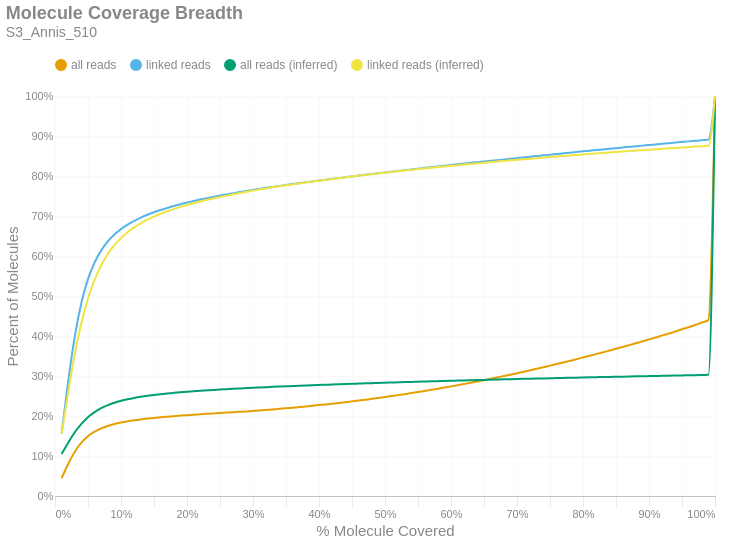

Write notebook code for a chart like this one.
### Markdown cell above
### Molecule Read Coverage
This chart shows molecule coverage breadth as computed by the number of bases aligned to that molecule. In other words, "*how much of each unique long molecule is actually sequenced/aligned?*" Keep in mind there is a distinction between sequences and alignments, since some sequences belonging to a particular molecule may not align well and wouldn't appear in the alignment data. This chart also shows molecule coverage breadth as computed by the *inferred fragment* from which the aligned sequences originate. Unlike read coverage, this calculation takes into account the total insert size, including unsequenced gaps between the forward and reverse reads. Like the previous figures, these are cumulative percents.

### Code cell
if SKIPLR:
    print_html(f"Skipped")
else:
    binned_df = consolidated_hist(valids['coverage_bp'], mask, 0.01, True)
    binned_df_inf = consolidated_hist(valids['coverage_inserts'], mask, 0.01, True)
    binned_df = binned_df.with_columns(pl.lit(binned_df_inf['all reads (cumsum)']).alias('all reads (inferred)'))
    binned_df = binned_df.with_columns(pl.lit(binned_df_inf['linked reads (cumsum)']).alias('linked reads (inferred)'))
    binned_df = binned_df.with_columns(
        (pl.col('bin').cast(pl.Float64) + 0.01).alias('right_edge')
    )

    with SafeRender(binned_df):
        (
            density_plot(binned_df, 'Molecule Coverage Breadth', samplename, 'molcov', ['all reads (inferred)','linked reads (inferred)'])
            .encode(
                #x=alt.X('bin:Q', title="% Molecule Covered").axis(format = '%').scale(padding=0),
                x=alt.X('right_edge:Q', title="% Molecule Covered").axis(format='%').scale(padding=0),
                y=alt.Y('value:Q', title='Percent of Molecules')
                    .axis(format='%')
                    .stack(False)
                    .scale(domainMin=0, padding=0),
                color=alt.Color("key:N").scale(domain = ["all reads", "linked reads", "all reads (inferred)", "linked reads (inferred)"]),
                tooltip = [
                    alt.Tooltip("key:N", title = "Data Type"),
                    alt.Tooltip("range_label:N", title="% Molecule Covered"),
                    alt.Tooltip("value:Q", format = ".2%", title="% Molecules")
                ]
            )
        ).display()

### Figure 1 — Vega-Lite specification as saved in the notebook (floating-point values rounded to 4 significant figures)
{"width": "container", "height": 400, "config": {"title": {"anchor": "start", "dy": -15, "fontSize": 18, "color": "#888888", "subtitleColor": "#888888", "subtitleFontSize": 14}, "arc": {"fill": "#0072B2"}, "axis": {"domainColor": "#888888", "domainWidth": 0.5, "gridWidth": 0.2, "grid": false, "titleFontWeight": 400, "titleFontSize": 15, "labelFontSize": 11, "labelColor": "#888888", "tickColor": "#888888", "tickWidth": 0.2, "titleColor": "#888888"}, "axisBand": {"grid": false}, "axisX": {"grid": true, "tickSize": 10, "domainCap": "round"}, "axisY": {"domain": false, "grid": true, "tickSize": 0, "domainCap": "round"}, "background": "transparent", "header": {"labelFontSize": 15, "labelColor": "#888888", "titleFontSize": 15, "titleFontWeight": 600, "titleColor": "#888888"}, "legend": {"labelFont": "sans-serif", "labelFontSize": 12, "labelColor": "#888888", "symbolSize": 100, "symbolType": "circle", "titleFontSize": 12, "titlePadding": 10, "titleColor": "#888888", "title": null, "orient": "top"}, "range": {"category": ["#E69F00", "#56B4E9", "#009E73", "#F0E442", "#0072B2", "#D55E00", "#CC79A7", "#000000"], "diverging": ["#cfe8f3", "#a2d4ec", "#73bfe2", "#46abdb", "#1696d2", "#12719e"]}, "area": {"fill": "#0072B2", "fillOpacity": 0.7, "line": true, "strokeOpacity": 0.7}, "line": {"color": "#0072B2", "stroke": "#0072B2", "strokeWidth": 2}, "trail": {"color": "#0072B2", "stroke": "#0072B2", "strokeWidth": 0, "size": 1}, "point": {"filled": true, "fillOpacity": 1.0, "size": 95}, "text": {"color": "#888888", "fontSize": 11, "align": "right", "fontWeight": 400, "size": 11}, "bar": {"fill": "#0072B2", "stroke": null}, "view": {"stroke": null, "continuousWidth": 660, "continuousHeight": 400}}, "data": {"name": "data-e0d548af76f92c3ad452fcf62bc303b1"}, "mark": {"type": "line", "interpolate": "monotone", "point": {"opacity": 0, "size": 275}}, "encoding": {"color": {"field": "key", "scale": {"domain": ["all reads", "linked reads", "all reads (inferred)", "linked reads (inferred)"]}, "type": "nominal"}, "tooltip": [{"field": "key", "title": "Data Type", "type": "nominal"}, {"field": "range_label", "title": "% Molecule Covered", "type": "nominal"}, {"field": "value", "format": ".2%", "title": "% Molecules", "type": "quantitative"}], "x": {"axis": {"format": "%"}, "field": "right_edge", "scale": {"padding": 0}, "title": "% Molecule Covered", "type": "quantitative"}, "y": {"axis": {"format": "%"}, "field": "value", "scale": {"domainMin": 0, "padding": 0}, "stack": false, "title": "Percent of Molecules", "type": "quantitative"}}, "params": [{"name": "param_c36ac31b6afebe62", "select": {"type": "point", "fields": ["key"]}, "bind": "legend"}], "title": {"text": "Molecule Coverage Breadth", "subtitle": "S3_Annis_510"}, "transform": [{"fold": ["all reads (cumsum)", "linked reads (cumsum)", "all reads (inferred)", "linked reads (inferred)"]}, {"calculate": "replace(datum.key, ' (cumsum)', '')", "as": "key"}, {"filter": {"param": "param_c36ac31b6afebe62"}}], "usermeta": {"embedOptions": {"downloadFileName": "S3_Annis_510.molcov"}}, "$schema": "https://vega.github.io/schema/vega-lite/v6.1.0.json", "datasets": {"data-e0d548af76f92c3ad452fcf62bc303b1": [{"bin": "0.0", "interval": "0.0-0.01", "all reads": 0.04438, "linked reads": 0.1569, "all reads (cumsum)": 0.04438, "linked reads (cumsum)": 0.1569, "range_label": "0.0-0.01", "all reads (inferred)": 0.1048, "linked reads (inferred)": 0.1552, "right_edge": 0.01}, {"bin": "0.01", "interval": "0.01-0.02", "all reads": 0.03553, "linked reads": 0.1302, "all reads (cumsum)": 0.07991, "linked reads (cumsum)": 0.2871, "range_label": "0.01-0.02", "all reads (inferred)": 0.1333, "linked reads (inferred)": 0.2595, "right_edge": 0.02}, {"bin": "0.02", "interval": "0.02-0.03", "all reads": 0.03048, "linked reads": 0.112, "all reads (cumsum)": 0.1104, "linked reads (cumsum)": 0.3991, "range_label": "0.02-0.03", "all reads (inferred)": 0.1594, "linked reads (inferred)": 0.3556, "right_edge": 0.03}, {"bin": "0.03", "interval": "0.03-0.04", "all reads": 0.02282, "linked reads": 0.08382, "all reads (cumsum)": 0.1332, "linked reads (cumsum)": 0.4829, "range_label": "0.03-0.04", "all reads (inferred)": 0.1804, "linked reads (inferred)": 0.4331, "right_edge": 0.04}, {"bin": "0.04", "interval": "0.04-0.05", "all reads": 0.01611, "linked reads": 0.05916, "all reads (cumsum)": 0.1493, "linked reads (cumsum)": 0.5421, "range_label": "0.04-0.05", "all reads (inferred)": 0.1969, "linked reads (inferred)": 0.4939, "right_edge": 0.05}, {"bin": "0.05", "interval": "0.05-0.06", "all reads": 0.01134, "linked reads": 0.04159, "all reads (cumsum)": 0.1607, "linked reads (cumsum)": 0.5837, "range_label": "0.05-0.06", "all reads (inferred)": 0.2096, "linked reads (inferred)": 0.5406, "right_edge": 0.06}, {"bin": "0.06", "interval": "0.06-0.07", "all reads": 0.008293, "linked reads": 0.03038, "all reads (cumsum)": 0.169, "linked reads (cumsum)": 0.614, "range_label": "0.06-0.07", "all reads (inferred)": 0.2194, "linked reads (inferred)": 0.5767, "right_edge": 0.07}, {"bin": "0.07", "interval": "0.07-0.08", "all reads": 0.006149, "linked reads": 0.02245, "all reads (cumsum)": 0.1751, "linked reads (cumsum)": 0.6365, "range_label": "0.07-0.08", "all reads (inferred)": 0.2271, "linked reads (inferred)": 0.605, "right_edge": 0.08}, {"bin": "0.08", "interval": "0.08-0.09", "all reads": 0.004692, "linked reads": 0.01709, "all reads (cumsum)": 0.1798, "linked reads (cumsum)": 0.6536, "range_label": "0.08-0.09", "all reads (inferred)": 0.2331, "linked reads (inferred)": 0.6269, "right_edge": 0.09}, {"bin": "0.09", "interval": "0.09-0.1", "all reads": 0.003731, "linked reads": 0.01355, "all reads (cumsum)": 0.1835, "linked reads (cumsum)": 0.6671, "range_label": "0.09-0.1", "all reads (inferred)": 0.2379, "linked reads (inferred)": 0.6447, "right_edge": 0.1}, {"bin": "0.1", "interval": "0.1-0.11", "all reads": 0.003113, "linked reads": 0.01126, "all reads (cumsum)": 0.1866, "linked reads (cumsum)": 0.6784, "range_label": "0.1-0.11", "all reads (inferred)": 0.2419, "linked reads (inferred)": 0.6592, "right_edge": 0.11}, {"bin": "0.11", "interval": "0.11-0.12", "all reads": 0.002625, "linked reads": 0.009455, "all reads (cumsum)": 0.1893, "linked reads (cumsum)": 0.6879, "range_label": "0.11-0.12", "all reads (inferred)": 0.2453, "linked reads (inferred)": 0.6715, "right_edge": 0.12}, {"bin": "0.12", "interval": "0.12-0.13", "all reads": 0.002271, "linked reads": 0.008163, "all reads (cumsum)": 0.1915, "linked reads (cumsum)": 0.696, "range_label": "0.12-0.13", "all reads (inferred)": 0.248, "linked reads (inferred)": 0.6817, "right_edge": 0.13}, {"bin": "0.13", "interval": "0.13-0.14", "all reads": 0.001945, "linked reads": 0.007, "all reads (cumsum)": 0.1935, "linked reads (cumsum)": 0.703, "range_label": "0.13-0.14", "all reads (inferred)": 0.2505, "linked reads (inferred)": 0.6907, "right_edge": 0.14}, {"bin": "0.14", "interval": "0.14-0.15", "all reads": 0.001761, "linked reads": 0.00627, "all reads (cumsum)": 0.1952, "linked reads (cumsum)": 0.7093, "range_label": "0.14-0.15", "all reads (inferred)": 0.2527, "linked reads (inferred)": 0.6987, "right_edge": 0.15}, {"bin": "0.15", "interval": "0.15-0.16", "all reads": 0.001606, "linked reads": 0.00569, "all reads (cumsum)": 0.1969, "linked reads (cumsum)": 0.715, "range_label": "0.15-0.16", "all reads (inferred)": 0.2546, "linked reads (inferred)": 0.7056, "right_edge": 0.16}, {"bin": "0.16", "interval": "0.16-0.17", "all reads": 0.001441, "linked reads": 0.005082, "all reads (cumsum)": 0.1983, "linked reads (cumsum)": 0.7201, "range_label": "0.16-0.17", "all reads (inferred)": 0.2563, "linked reads (inferred)": 0.7118, "right_edge": 0.17}, {"bin": "0.17", "interval": "0.17-0.18", "all reads": 0.001366, "linked reads": 0.004754, "all reads (cumsum)": 0.1997, "linked reads (cumsum)": 0.7248, "range_label": "0.17-0.18", "all reads (inferred)": 0.2578, "linked reads (inferred)": 0.7174, "right_edge": 0.18}, {"bin": "0.18", "interval": "0.18-0.19", "all reads": 0.001304, "linked reads": 0.004509, "all reads (cumsum)": 0.201, "linked reads (cumsum)": 0.7293, "range_label": "0.18-0.19", "all reads (inferred)": 0.2593, "linked reads (inferred)": 0.7227, "right_edge": 0.19}, {"bin": "0.19", "interval": "0.19-0.2", "all reads": 0.001195, "linked reads": 0.004084, "all reads (cumsum)": 0.2022, "linked reads (cumsum)": 0.7334, "range_label": "0.19-0.2", "all reads (inferred)": 0.2606, "linked reads (inferred)": 0.7275, "right_edge": 0.2}, {"bin": "0.2", "interval": "0.2-0.21", "all reads": 0.001154, "linked reads": 0.003917, "all reads (cumsum)": 0.2033, "linked reads (cumsum)": 0.7373, "range_label": "0.2-0.21", "all reads (inferred)": 0.2619, "linked reads (inferred)": 0.732, "right_edge": 0.21}, {"bin": "0.21", "interval": "0.21-0.22", "all reads": 0.0011, "linked reads": 0.003703, "all reads (cumsum)": 0.2044, "linked reads (cumsum)": 0.741, "range_label": "0.21-0.22", "all reads (inferred)": 0.263, "linked reads (inferred)": 0.7363, "right_edge": 0.22}, {"bin": "0.22", "interval": "0.22-0.23", "all reads": 0.001065, "linked reads": 0.003477, "all reads (cumsum)": 0.2055, "linked reads (cumsum)": 0.7445, "range_label": "0.22-0.23", "all reads (inferred)": 0.2641, "linked reads (inferred)": 0.7401, "right_edge": 0.23}, {"bin": "0.23", "interval": "0.23-0.24", "all reads": 0.001032, "linked reads": 0.003357, "all reads (cumsum)": 0.2065, "linked reads (cumsum)": 0.7479, "range_label": "0.23-0.24", "all reads (inferred)": 0.2652, "linked reads (inferred)": 0.744, "right_edge": 0.24}, {"bin": "0.24", "interval": "0.24-0.25", "all reads": 0.0009886, "linked reads": 0.003178, "all reads (cumsum)": 0.2075, "linked reads (cumsum)": 0.751, "range_label": "0.24-0.25", "all reads (inferred)": 0.2661, "linked reads (inferred)": 0.7475, "right_edge": 0.25}, {"bin": "0.25", "interval": "0.25-0.26", "all reads": 0.0009487, "linked reads": 0.002954, "all reads (cumsum)": 0.2084, "linked reads (cumsum)": 0.754, "range_label": "0.25-0.26", "all reads (inferred)": 0.2671, "linked reads (inferred)": 0.7509, "right_edge": 0.26}, {"bin": "0.26", "interval": "0.26-0.27", "all reads": 0.0009942, "linked reads": 0.002954, "all reads (cumsum)": 0.2094, "linked reads (cumsum)": 0.7569, "range_label": "0.26-0.27", "all reads (inferred)": 0.268, "linked reads (inferred)": 0.7543, "right_edge": 0.27}, {"bin": "0.27", "interval": "0.27-0.28", "all reads": 0.00104, "linked reads": 0.002874, "all reads (cumsum)": 0.2105, "linked reads (cumsum)": 0.7598, "range_label": "0.27-0.28", "all reads (inferred)": 0.2689, "linked reads (inferred)": 0.7575, "right_edge": 0.28}, {"bin": "0.28", "interval": "0.28-0.29", "all reads": 0.001073, "linked reads": 0.002705, "all reads (cumsum)": 0.2116, "linked reads (cumsum)": 0.7625, "range_label": "0.28-0.29", "all reads (inferred)": 0.2697, "linked reads (inferred)": 0.7604, "right_edge": 0.29}, {"bin": "0.29", "interval": "0.29-0.3", "all reads": 0.001143, "linked reads": 0.002658, "all reads (cumsum)": 0.2127, "linked reads (cumsum)": 0.7652, "range_label": "0.29-0.3", "all reads (inferred)": 0.2706, "linked reads (inferred)": 0.7634, "right_edge": 0.3}, {"bin": "0.3", "interval": "0.3-0.31", "all reads": 0.001191, "linked reads": 0.002587, "all reads (cumsum)": 0.2139, "linked reads (cumsum)": 0.7678, "range_label": "0.3-0.31", "all reads (inferred)": 0.2713, "linked reads (inferred)": 0.7662, "right_edge": 0.31}, {"bin": "0.31", "interval": "0.31-0.32", "all reads": 0.001311, "linked reads": 0.002605, "all reads (cumsum)": 0.2152, "linked reads (cumsum)": 0.7704, "range_label": "0.31-0.32", "all reads (inferred)": 0.2721, "linked reads (inferred)": 0.769, "right_edge": 0.32}, {"bin": "0.32", "interval": "0.32-0.33", "all reads": 0.001305, "linked reads": 0.002425, "all reads (cumsum)": 0.2165, "linked reads (cumsum)": 0.7728, "range_label": "0.32-0.33", "all reads (inferred)": 0.2728, "linked reads (inferred)": 0.7716, "right_edge": 0.33}, {"bin": "0.33", "interval": "0.33-0.34", "all reads": 0.001403, "linked reads": 0.002462, "all reads (cumsum)": 0.2179, "linked reads (cumsum)": 0.7753, "range_label": "0.33-0.34", "all reads (inferred)": 0.2735, "linked reads (inferred)": 0.7742, "right_edge": 0.34}, {"bin": "0.34", "interval": "0.34-0.35", "all reads": 0.001435, "linked reads": 0.002393, "all reads (cumsum)": 0.2193, "linked reads (cumsum)": 0.7777, "range_label": "0.34-0.35", "all reads (inferred)": 0.2742, "linked reads (inferred)": 0.7767, "right_edge": 0.35}, {"bin": "0.35", "interval": "0.35-0.36", "all reads": 0.001481, "linked reads": 0.002291, "all reads (cumsum)": 0.2208, "linked reads (cumsum)": 0.7799, "range_label": "0.35-0.36", "all reads (inferred)": 0.2749, "linked reads (inferred)": 0.7791, "right_edge": 0.36}, {"bin": "0.36", "interval": "0.36-0.37", "all reads": 0.001534, "linked reads": 0.002211, "all reads (cumsum)": 0.2224, "linked reads (cumsum)": 0.7822, "range_label": "0.36-0.37", "all reads (inferred)": 0.2756, "linked reads (inferred)": 0.7815, "right_edge": 0.37}, {"bin": "0.37", "interval": "0.37-0.38", "all reads": 0.001552, "linked reads": 0.00219, "all reads (cumsum)": 0.2239, "linked reads (cumsum)": 0.7843, "range_label": "0.37-0.38", "all reads (inferred)": 0.2763, "linked reads (inferred)": 0.7839, "right_edge": 0.38}, {"bin": "0.38", "interval": "0.38-0.39", "all reads": 0.001655, "linked reads": 0.002191, "all reads (cumsum)": 0.2256, "linked reads (cumsum)": 0.7865, "range_label": "0.38-0.39", "all reads (inferred)": 0.2769, "linked reads (inferred)": 0.7862, "right_edge": 0.39}, {"bin": "0.39", "interval": "0.39-0.4", "all reads": 0.001732, "linked reads": 0.002212, "all reads (cumsum)": 0.2273, "linked reads (cumsum)": 0.7888, "range_label": "0.39-0.4", "all reads (inferred)": 0.2775, "linked reads (inferred)": 0.7884, "right_edge": 0.4}, {"bin": "0.4", "interval": "0.4-0.41", "all reads": 0.001709, "linked reads": 0.002071, "all reads (cumsum)": 0.229, "linked reads (cumsum)": 0.7908, "range_label": "0.4-0.41", "all reads (inferred)": 0.2781, "linked reads (inferred)": 0.7905, "right_edge": 0.41}, {"bin": "0.41", "interval": "0.41-0.42", "all reads": 0.001773, "linked reads": 0.002058, "all reads (cumsum)": 0.2308, "linked reads (cumsum)": 0.7929, "range_label": "0.41-0.42", "all reads (inferred)": 0.2787, "linked reads (inferred)": 0.7927, "right_edge": 0.42}, {"bin": "0.42", "interval": "0.42-0.43", "all reads": 0.001842, "linked reads": 0.00205, "all reads (cumsum)": 0.2326, "linked reads (cumsum)": 0.7949, "range_label": "0.42-0.43", "all reads (inferred)": 0.2793, "linked reads (inferred)": 0.7948, "right_edge": 0.43}, {"bin": "0.43", "interval": "0.43-0.44", "all reads": 0.001938, "linked reads": 0.002034, "all reads (cumsum)": 0.2346, "linked reads (cumsum)": 0.797, "range_label": "0.43-0.44", "all reads (inferred)": 0.2799, "linked reads (inferred)": 0.7969, "right_edge": 0.44}, {"bin": "0.44", "interval": "0.44-0.45", "all reads": 0.002016, "linked reads": 0.00206, "all reads (cumsum)": 0.2366, "linked reads (cumsum)": 0.799, "range_label": "0.44-0.45", "all reads (inferred)": 0.2805, "linked reads (inferred)": 0.7989, "right_edge": 0.45}, {"bin": "0.45", "interval": "0.45-0.46", "all reads": 0.002042, "linked reads": 0.002007, "all reads (cumsum)": 0.2386, "linked reads (cumsum)": 0.801, "range_label": "0.45-0.46", "all reads (inferred)": 0.281, "linked reads (inferred)": 0.8008, "right_edge": 0.46}, {"bin": "0.46", "interval": "0.46-0.47", "all reads": 0.002106, "linked reads": 0.002026, "all reads (cumsum)": 0.2407, "linked reads (cumsum)": 0.8031, "range_label": "0.46-0.47", "all reads (inferred)": 0.2816, "linked reads (inferred)": 0.8028, "right_edge": 0.47}, {"bin": "0.47", "interval": "0.47-0.48", "all reads": 0.002184, "linked reads": 0.001919, "all reads (cumsum)": 0.2429, "linked reads (cumsum)": 0.805, "range_label": "0.47-0.48", "all reads (inferred)": 0.2821, "linked reads (inferred)": 0.8046, "right_edge": 0.48}, {"bin": "0.48", "interval": "0.48-0.49", "all reads": 0.002166, "linked reads": 0.001972, "all reads (cumsum)": 0.2451, "linked reads (cumsum)": 0.8069, "range_label": "0.48-0.49", "all reads (inferred)": 0.2826, "linked reads (inferred)": 0.8065, "right_edge": 0.49}, {"bin": "0.49", "interval": "0.49-0.5", "all reads": 0.002439, "linked reads": 0.001967, "all reads (cumsum)": 0.2475, "linked reads (cumsum)": 0.8089, "range_label": "0.49-0.5", "all reads (inferred)": 0.2832, "linked reads (inferred)": 0.8085, "right_edge": 0.5}, {"bin": "0.5", "interval": "0.5-0.51", "all reads": 0.002198, "linked reads": 0.00184, "all reads (cumsum)": 0.2497, "linked reads (cumsum)": 0.8108, "range_label": "0.5-0.51", "all reads (inferred)": 0.2837, "linked reads (inferred)": 0.8103, "right_edge": 0.51}, {"bin": "0.51", "interval": "0.51-0.52", "all reads": 0.002469, "linked reads": 0.001905, "all reads (cumsum)": 0.2522, "linked reads (cumsum)": 0.8127, "range_label": "0.51-0.52", "all reads (inferred)": 0.2842, "linked reads (inferred)": 0.8121, "right_edge": 0.52}, {"bin": "0.52", "interval": "0.52-0.53", "all reads": 0.002476, "linked reads": 0.001897, "all reads (cumsum)": 0.2547, "linked reads (cumsum)": 0.8146, "range_label": "0.52-0.53", "all reads (inferred)": 0.2847, "linked reads (inferred)": 0.8138, "right_edge": 0.53}, {"bin": "0.53", "interval": "0.53-0.54", "all reads": 0.002584, "linked reads": 0.001895, "all reads (cumsum)": 0.2572, "linked reads (cumsum)": 0.8165, "range_label": "0.53-0.54", "all reads (inferred)": 0.2852, "linked reads (inferred)": 0.8155, "right_edge": 0.54}, {"bin": "0.54", "interval": "0.54-0.55", "all reads": 0.00265, "linked reads": 0.001885, "all reads (cumsum)": 0.2599, "linked reads (cumsum)": 0.8183, "range_label": "0.54-0.55", "all reads (inferred)": 0.2857, "linked reads (inferred)": 0.8173, "right_edge": 0.55}, {"bin": "0.55", "interval": "0.55-0.56", "all reads": 0.002718, "linked reads": 0.00181, "all reads (cumsum)": 0.2626, "linked reads (cumsum)": 0.8201, "range_label": "0.55-0.56", "all reads (inferred)": 0.2862, "linked reads (inferred)": 0.819, "right_edge": 0.56}, {"bin": "0.56", "interval": "0.56-0.57", "all reads": 0.002765, "linked reads": 0.001852, "all reads (cumsum)": 0.2654, "linked reads (cumsum)": 0.822, "range_label": "0.56-0.57", "all reads (inferred)": 0.2867, "linked reads (inferred)": 0.8207, "right_edge": 0.57}, {"bin": "0.57", "interval": "0.57-0.58", "all reads": 0.002756, "linked reads": 0.001771, "all reads (cumsum)": 0.2681, "linked reads (cumsum)": 0.8238, "range_label": "0.57-0.58", "all reads (inferred)": 0.2872, "linked reads (inferred)": 0.8223, "right_edge": 0.58}, {"bin": "0.58", "interval": "0.58-0.59", "all reads": 0.002899, "linked reads": 0.001814, "all reads (cumsum)": 0.271, "linked reads (cumsum)": 0.8256, "range_label": "0.58-0.59", "all reads (inferred)": 0.2876, "linked reads (inferred)": 0.8239, "right_edge": 0.59}, {"bin": "0.59", "interval": "0.59-0.6", "all reads": 0.003019, "linked reads": 0.001867, "all reads (cumsum)": 0.274, "linked reads (cumsum)": 0.8275, "range_label": "0.59-0.6", "all reads (inferred)": 0.2881, "linked reads (inferred)": 0.8255, "right_edge": 0.6}, {"bin": "0.6", "interval": "0.6-0.61", "all reads": 0.002928, "linked reads": 0.001787, "all reads (cumsum)": 0.277, "linked reads (cumsum)": 0.8292, "range_label": "0.6-0.61", "all reads (inferred)": 0.2885, "linked reads (inferred)": 0.8271, "right_edge": 0.61}, {"bin": "0.61", "interval": "0.61-0.62", "all reads": 0.003112, "linked reads": 0.001824, "all reads (cumsum)": 0.2801, "linked reads (cumsum)": 0.8311, "range_label": "0.61-0.62", "all reads (inferred)": 0.289, "linked reads (inferred)": 0.8287, "right_edge": 0.62}, {"bin": "0.62", "interval": "0.62-0.63", "all reads": 0.003125, "linked reads": 0.00179, "all reads (cumsum)": 0.2832, "linked reads (cumsum)": 0.8329, "range_label": "0.62-0.63", "all reads (inferred)": 0.2894, "linked reads (inferred)": 0.8302, "right_edge": 0.63}, {"bin": "0.63", "interval": "0.63-0.64", "all reads": 0.003206, "linked reads": 0.001804, "all reads (cumsum)": 0.2864, "linked reads (cumsum)": 0.8347, "range_label": "0.63-0.64", "all reads (inferred)": 0.2899, "linked reads (inferred)": 0.8318, "right_edge": 0.64}, {"bin": "0.64", "interval": "0.64-0.65", "all reads": 0.003221, "linked reads": 0.001655, "all reads (cumsum)": 0.2896, "linked reads (cumsum)": 0.8363, "range_label": "0.64-0.65", "all reads (inferred)": 0.2903, "linked reads (inferred)": 0.8332, "right_edge": 0.65}, {"bin": "0.65", "interval": "0.65-0.66", "all reads": 0.003472, "linked reads": 0.001739, "all reads (cumsum)": 0.2931, "linked reads (cumsum)": 0.8381, "range_label": "0.65-0.66", "all reads (inferred)": 0.2907, "linked reads (inferred)": 0.8347, "right_edge": 0.66}, {"bin": "0.66", "interval": "0.66-0.67", "all reads": 0.003321, "linked reads": 0.001649, "all reads (cumsum)": 0.2964, "linked reads (cumsum)": 0.8397, "range_label": "0.66-0.67", "all reads (inferred)": 0.2912, "linked reads (inferred)": 0.8362, "right_edge": 0.67}, {"bin": "0.67", "interval": "0.67-0.68", "all reads": 0.003435, "linked reads": 0.001701, "all reads (cumsum)": 0.2999, "linked reads (cumsum)": 0.8414, "range_label": "0.67-0.68", "all reads (inferred)": 0.2916, "linked reads (inferred)": 0.8377, "right_edge": 0.68}, {"bin": "0.68", "interval": "0.68-0.69", "all reads": 0.003463, "linked reads": 0.001707, "all reads (cumsum)": 0.3033, "linked reads (cumsum)": 0.8431, "range_label": "0.68-0.69", "all reads (inferred)": 0.292, "linked reads (inferred)": 0.8392, "right_edge": 0.69}, {"bin": "0.69", "interval": "0.69-0.7", "all reads": 0.003617, "linked reads": 0.001718, "all reads (cumsum)": 0.3069, "linked reads (cumsum)": 0.8448, "range_label": "0.69-0.7", "all reads (inferred)": 0.2924, "linked reads (inferred)": 0.8406, "right_edge": 0.7}, {"bin": "0.7", "interval": "0.7-0.71", "all reads": 0.003622, "linked reads": 0.00172, "all reads (cumsum)": 0.3106, "linked reads (cumsum)": 0.8465, "range_label": "0.7-0.71", "all reads (inferred)": 0.2928, "linked reads (inferred)": 0.842, "right_edge": 0.71}, {"bin": "0.71", "interval": "0.71-0.72", "all reads": 0.003684, "linked reads": 0.001716, "all reads (cumsum)": 0.3142, "linked reads (cumsum)": 0.8483, "range_label": "0.71-0.72", "all reads (inferred)": 0.2932, "linked reads (inferred)": 0.8433, "right_edge": 0.72}, {"bin": "0.72", "interval": "0.72-0.73", "all reads": 0.00382, "linked reads": 0.001704, "all reads (cumsum)": 0.3181, "linked reads (cumsum)": 0.85, "range_label": "0.72-0.73", "all reads (inferred)": 0.2936, "linked reads (inferred)": 0.8447, "right_edge": 0.73}, {"bin": "0.73", "interval": "0.73-0.74", "all reads": 0.003804, "linked reads": 0.001718, "all reads (cumsum)": 0.3219, "linked reads (cumsum)": 0.8517, "range_label": "0.73-0.74", "all reads (inferred)": 0.294, "linked reads (inferred)": 0.846, "right_edge": 0.74}, {"bin": "0.74", "interval": "0.74-0.75", "all reads": 0.00407, "linked reads": 0.00171, "all reads (cumsum)": 0.3259, "linked reads (cumsum)": 0.8534, "range_label": "0.74-0.75", "all reads (inferred)": 0.2944, "linked reads (inferred)": 0.8474, "right_edge": 0.75}, {"bin": "0.75", "interval": "0.75-0.76", "all reads": 0.003845, "linked reads": 0.001611, "all reads (cumsum)": 0.3298, "linked reads (cumsum)": 0.855, "range_label": "0.75-0.76", "all reads (inferred)": 0.2948, "linked reads (inferred)": 0.8487, "right_edge": 0.76}, {"bin": "0.76", "interval": "0.76-0.77", "all reads": 0.004001, "linked reads": 0.001656, "all reads (cumsum)": 0.3338, "linked reads (cumsum)": 0.8567, "range_label": "0.76-0.77", "all reads (inferred)": 0.2952, "linked reads (inferred)": 0.85, "right_edge": 0.77}, {"bin": "0.77", "interval": "0.77-0.78", "all reads": 0.004051, "linked reads": 0.001675, "all reads (cumsum)": 0.3378, "linked reads (cumsum)": 0.8583, "range_label": "0.77-0.78", "all reads (inferred)": 0.2955, "linked reads (inferred)": 0.8513, "right_edge": 0.78}, {"bin": "0.78", "interval": "0.78-0.79", "all reads": 0.00411, "linked reads": 0.001683, "all reads (cumsum)": 0.3419, "linked reads (cumsum)": 0.86, "range_label": "0.78-0.79", "all reads (inferred)": 0.2959, "linked reads (inferred)": 0.8526, "right_edge": 0.79}, {"bin": "0.79", "interval": "0.79-0.8", "all reads": 0.004441, "linked reads": 0.001653, "all reads (cumsum)": 0.3464, "linked reads (cumsum)": 0.8617, "range_label": "0.79-0.8", "all reads (inferred)": 0.2963, "linked reads (inferred)": 0.8539, "right_edge": 0.8}, {"bin": "0.8", "interval": "0.8-0.81", "all reads": 0.004032, "linked reads": 0.001537, "all reads (cumsum)": 0.3504, "linked reads (cumsum)": 0.8632, "range_label": "0.8-0.81", "all reads (inferred)": 0.2966, "linked reads (inferred)": 0.8551, "right_edge": 0.81}, {"bin": "0.81", "interval": "0.81-0.82", "all reads": 0.00428, "linked reads": 0.001629, "all reads (cumsum)": 0.3547, "linked reads (cumsum)": 0.8648, "range_label": "0.81-0.82", "all reads (inferred)": 0.297, "linked reads (inferred)": 0.8564, "right_edge": 0.82}, {"bin": "0.82", "interval": "0.82-0.83", "all reads": 0.004412, "linked reads": 0.00157, "all reads (cumsum)": 0.3591, "linked reads (cumsum)": 0.8664, "range_label": "0.82-0.83", "all reads (inferred)": 0.2974, "linked reads (inferred)": 0.8576, "right_edge": 0.83}, {"bin": "0.83", "interval": "0.83-0.84", "all reads": 0.004434, "linked reads": 0.001621, "all reads (cumsum)": 0.3635, "linked reads (cumsum)": 0.868, "range_label": "0.83-0.84", "all reads (inferred)": 0.2977, "linked reads (inferred)": 0.8588, "right_edge": 0.84}, {"bin": "0.84", "interval": "0.84-0.85", "all reads": 0.004437, "linked reads": 0.001608, "all reads (cumsum)": 0.368, "linked reads (cumsum)": 0.8696, "range_label": "0.84-0.85", "all reads (inferred)": 0.2981, "linked reads (inferred)": 0.86, "right_edge": 0.85}, {"bin": "0.85", "interval": "0.85-0.86", "all reads": 0.004555, "linked reads": 0.001596, "all reads (cumsum)": 0.3725, "linked reads (cumsum)": 0.8712, "range_label": "0.85-0.86", "all reads (inferred)": 0.2984, "linked reads (inferred)": 0.8611, "right_edge": 0.86}, {"bin": "0.86", "interval": "0.86-0.87", "all reads": 0.004595, "linked reads": 0.0016, "all reads (cumsum)": 0.3771, "linked reads (cumsum)": 0.8728, "range_label": "0.86-0.87", "all reads (inferred)": 0.2988, "linked reads (inferred)": 0.8623, "right_edge": 0.87}, {"bin": "0.87", "interval": "0.87-0.88", "all reads": 0.004771, "linked reads": 0.001599, "all reads (cumsum)": 0.3819, "linked reads (cumsum)": 0.8744, "range_label": "0.87-0.88", "all reads (inferred)": 0.2991, "linked reads (inferred)": 0.8635, "right_edge": 0.88}, {"bin": "0.88", "interval": "0.88-0.89", "all reads": 0.004721, "linked reads": 0.001507, "all reads (cumsum)": 0.3866, "linked reads (cumsum)": 0.8759, "range_label": "0.88-0.89", "all reads (inferred)": 0.2994, "linked reads (inferred)": 0.8646, "right_edge": 0.89}, {"bin": "0.89", "interval": "0.89-0.9", "all reads": 0.004854, "linked reads": 0.001553, "all reads (cumsum)": 0.3915, "linked reads (cumsum)": 0.8775, "range_label": "0.89-0.9", "all reads (inferred)": 0.2998, "linked reads (inferred)": 0.8658, "right_edge": 0.9}, {"bin": "0.9", "interval": "0.9-0.91", "all reads": 0.00465, "linked reads": 0.00147, "all reads (cumsum)": 0.3961, "linked reads (cumsum)": 0.879, "range_label": "0.9-0.91", "all reads (inferred)": 0.3001, "linked reads (inferred)": 0.8669, "right_edge": 0.91}, {"bin": "0.91", "interval": "0.91-0.92", "all reads": 0.005364, "linked reads": 0.001523, "all reads (cumsum)": 0.4015, "linked reads (cumsum)": 0.8805, "range_label": "0.91-0.92", "all reads (inferred)": 0.3004, "linked reads (inferred)": 0.868, "right_edge": 0.92}, {"bin": "0.92", "interval": "0.92-0.93", "all reads": 0.004686, "linked reads": 0.001514, "all reads (cumsum)": 0.4062, "linked reads (cumsum)": 0.882, "range_label": "0.92-0.93", "all reads (inferred)": 0.3008, "linked reads (inferred)": 0.8691, "right_edge": 0.93}, {"bin": "0.93", "interval": "0.93-0.94", "all reads": 0.005201, "linked reads": 0.001576, "all reads (cumsum)": 0.4114, "linked reads (cumsum)": 0.8836, "range_label": "0.93-0.94", "all reads (inferred)": 0.3011, "linked reads (inferred)": 0.8702, "right_edge": 0.94}, {"bin": "0.94", "interval": "0.94-0.95", "all reads": 0.005577, "linked reads": 0.001499, "all reads (cumsum)": 0.417, "linked reads (cumsum)": 0.8851, "range_label": "0.94-0.95", "all reads (inferred)": 0.3014, "linked reads (inferred)": 0.8714, "right_edge": 0.95}, {"bin": "0.95", "interval": "0.95-0.96", "all reads": 0.004838, "linked reads": 0.001483, "all reads (cumsum)": 0.4218, "linked reads (cumsum)": 0.8866, "range_label": "0.95-0.96", "all reads (inferred)": 0.3018, "linked reads (inferred)": 0.8724, "right_edge": 0.96}, {"bin": "0.96", "interval": "0.96-0.97", "all reads": 0.005674, "linked reads": 0.001414, "all reads (cumsum)": 0.4275, "linked reads (cumsum)": 0.888, "range_label": "0.96-0.97", "all reads (inferred)": 0.3022, "linked reads (inferred)": 0.8735, "right_edge": 0.97}, {"bin": "0.97", "interval": "0.97-0.98", "all reads": 0.006245, "linked reads": 0.001431, "all reads (cumsum)": 0.4337, "linked reads (cumsum)": 0.8894, "range_label": "0.97-0.98", "all reads (inferred)": 0.3026, "linked reads (inferred)": 0.8746, "right_edge": 0.98}, {"bin": "0.98", "interval": "0.98-0.99", "all reads": 0.005933, "linked reads": 0.001507, "all reads (cumsum)": 0.4397, "linked reads (cumsum)": 0.8909, "range_label": "0.98-0.99", "all reads (inferred)": 0.3029, "linked reads (inferred)": 0.8754, "right_edge": 0.99}, {"bin": "0.99", "interval": "0.99-1.0", "all reads": 0.5603, "linked reads": 0.1091, "all reads (cumsum)": 1.0, "linked reads (cumsum)": 1.0, "range_label": "0.99-1.0", "all reads (inferred)": 1.0, "linked reads (inferred)": 1.0, "right_edge": 1.0}]}}
